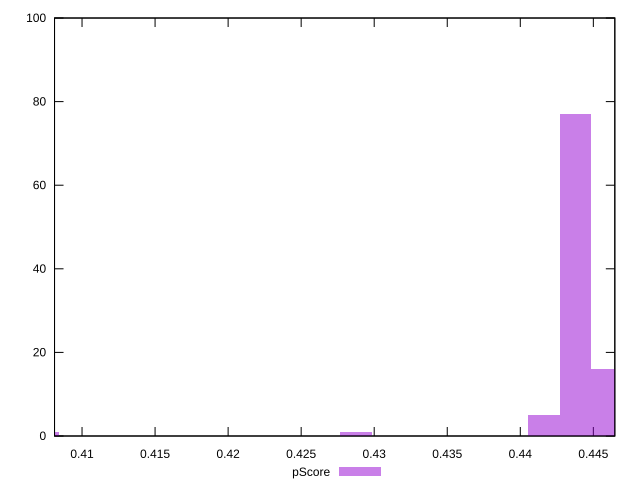

This figure's gnuplot source:
reset

$pScore <<EOF
0.407323961316697 1
0.4437687368029278 77
0.4416249264802083 5
0.4459125471256472 16
0.42876206454389154 1
EOF

set key outside below
set boxwidth 0.002143810322719458
set xrange [0.40811764705882353:0.4464705882352941]
set yrange [0:100]
set trange [0:100]
set style fill transparent solid 0.5 noborder
set terminal svg size 640, 490 enhanced background rgb 'white'
set output "reports/report_00031_2021-02-24T23-18-18.084Z/uses-rel-preload/samples/music/pScore/histogram.svg"

plot $pScore title "pScore" with boxes

reset
